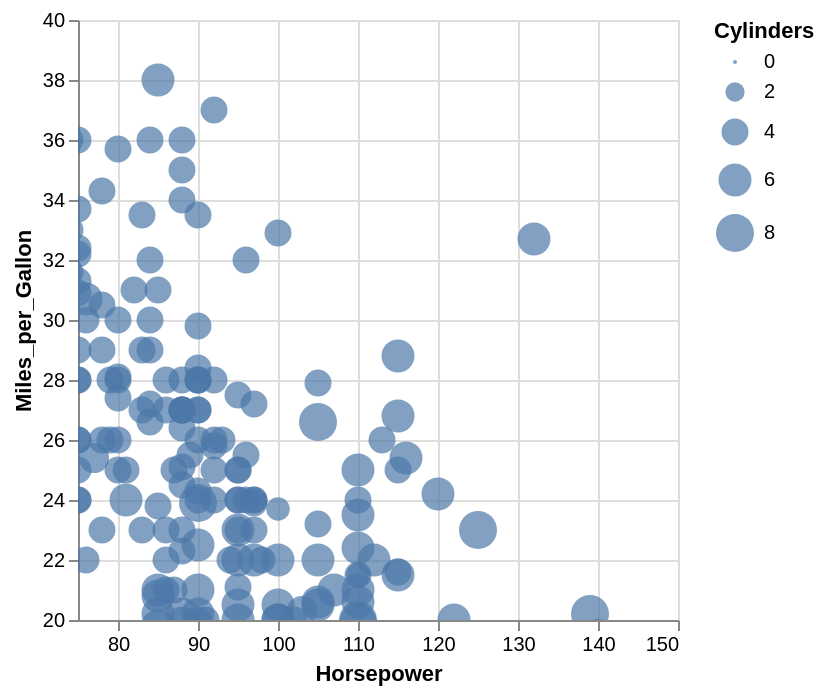

Vega-Lite specification for this chart:
### Vega-Lite specification from a JSON file in a GitHub repository (floating-point values rounded to 4 significant figures; data arrays with more than 128 entries replaced by an {"elided": "..."} marker saying what was removed)
{"$schema": "https://vega.github.io/schema/vega-lite/v4.json", "data": {"values": {"elided": "406 records"}}, "selection": {"grid": {"type": "interval", "bind": "scales"}}, "mark": "circle", "encoding": {"x": {"field": "Horsepower", "type": "quantitative", "scale": {"domain": [75, 150]}}, "y": {"field": "Miles_per_Gallon", "type": "quantitative", "scale": {"domain": [20, 40]}}, "size": {"field": "Cylinders", "type": "quantitative"}}}
